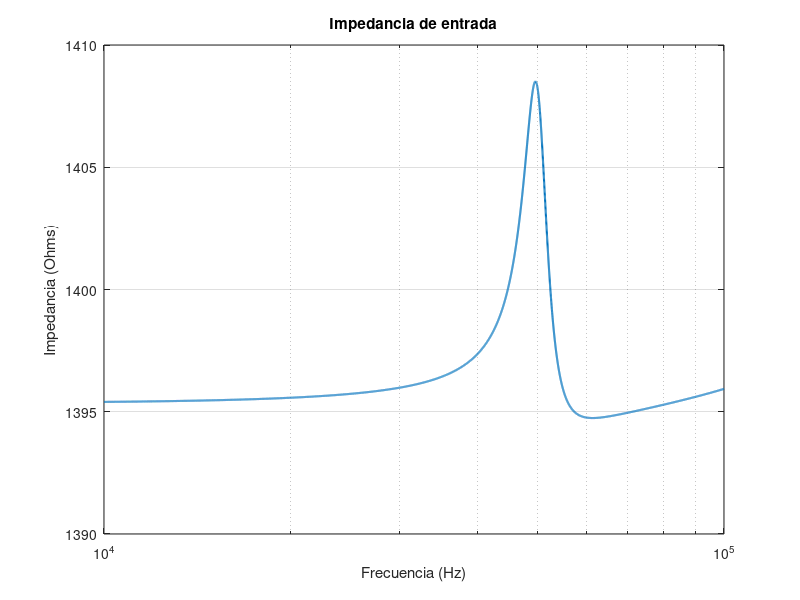

Reproduce this figure in MATLAB.
a=csvread('IMPEDANCIA ENTRADA ETAPA1.txt');


semilogx(a(:,1),10.^(a(:,2)/20),'LineWidth',1.5);

% hold on
 %semilogx(a(:,1),(a(:,3)),'LineWidth',1.5);


 hold on
 grid on 
 title('Impedancia de entrada')
 ylabel('Impedancia (Ohms)')
 xlabel('Frecuencia (Hz)')
 